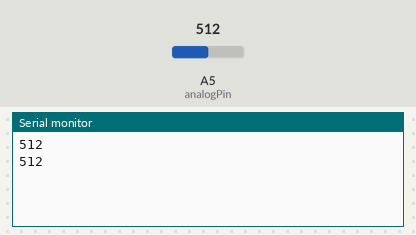
The sketch below on a simulated Arduino Uno, built with avr-gcc and run on an emulated ATmega328P. Parts: the last lines printed to the serial monitor. Inputs (shaded band) come from the test bench; at power-on: A5 (analogPin) = 512.

Above: at 1.8 s.
1.9 s: A5 (analogPin) set to 716
At 2.4 s:
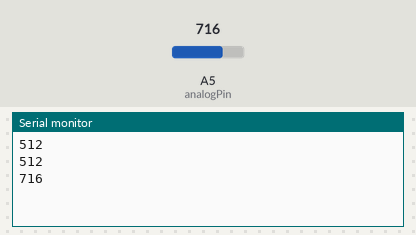
3.4 s: A5 (analogPin) set to 900
At 4.8 s:
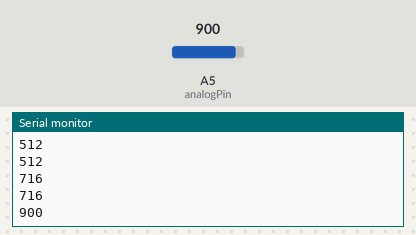
Timing chart, 0 to 6.4 s (numbered marks = the images above; inputs shaded):
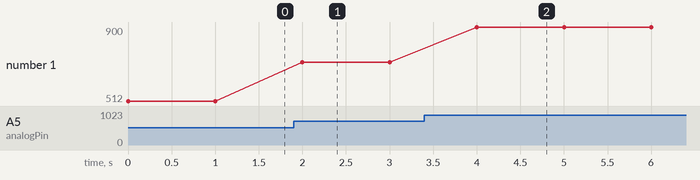

The sketch:

Analog.ino
```cpp
//Analog.ino

/**
	1. 模拟信号引脚使用analogRead analogWrite
	2. 模拟信号读取周期100微秒
	3. UNO的模拟信号pin A0~A5
**/

int analogPin = A5;
int analogInput = 0;

void setup()
{
	Serial.begin(9600);
}

void loop()
{
	analogInput = analogRead(analogPin);
	Serial.println(analogInput);

	delay(1000);
}
```

Measured:
- after the input at 1.9 s, the serial monitor: prints a new line after 0.10 s (image 1)
- after the input at 3.4 s, the serial monitor: prints a new line after 0.60 s (image 2)
- plotted number 1: 512 → 716 after the input at 1.9 s, 716 → 900 after the input at 3.4 s
